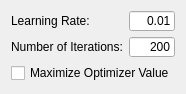
<?xml version="1.0" encoding="UTF-8"?>
<ui version="4.0">
 <class>QmitkQuaternionRigidTransformGradientDescentOptimizerControls</class>
 <widget class="QWidget" name="QmitkQuaternionRigidTransformGradientDescentOptimizerControls">
  <property name="geometry">
   <rect>
    <x>0</x>
    <y>0</y>
    <width>182</width>
    <height>94</height>
   </rect>
  </property>
  <property name="windowTitle">
   <string>Form</string>
  </property>
  <layout class="QVBoxLayout" name="verticalLayout">
   <item>
    <layout class="QHBoxLayout" name="_19">
     <item>
      <layout class="QVBoxLayout" name="_21">
       <item>
        <widget class="QLabel" name="textLabel1_3">
         <property name="font">
          <font>
           <weight>50</weight>
           <bold>false</bold>
          </font>
         </property>
         <property name="text">
          <string>Learning Rate:</string>
         </property>
         <property name="wordWrap">
          <bool>false</bool>
         </property>
        </widget>
       </item>
       <item>
        <widget class="QLabel" name="textLabel2_3">
         <property name="font">
          <font>
           <weight>50</weight>
           <bold>false</bold>
          </font>
         </property>
         <property name="text">
          <string>Number of Iterations:</string>
         </property>
         <property name="wordWrap">
          <bool>false</bool>
         </property>
        </widget>
       </item>
      </layout>
     </item>
     <item>
      <layout class="QVBoxLayout" name="_22">
       <item>
        <widget class="QLineEdit" name="m_LearningRateQuaternionRigidTransformGradientDescent">
         <property name="minimumSize">
          <size>
           <width>0</width>
           <height>20</height>
          </size>
         </property>
         <property name="font">
          <font>
           <weight>50</weight>
           <bold>false</bold>
          </font>
         </property>
         <property name="text">
          <string>0.01</string>
         </property>
         <property name="alignment">
          <set>Qt::AlignRight</set>
         </property>
        </widget>
       </item>
       <item>
        <widget class="QLineEdit" name="m_IterationsQuaternionRigidTransformGradientDescent">
         <property name="minimumSize">
          <size>
           <width>0</width>
           <height>20</height>
          </size>
         </property>
         <property name="text">
          <string>200</string>
         </property>
         <property name="alignment">
          <set>Qt::AlignRight</set>
         </property>
        </widget>
       </item>
      </layout>
     </item>
    </layout>
   </item>
   <item>
    <widget class="QCheckBox" name="m_Maximize">
     <property name="enabled">
      <bool>true</bool>
     </property>
     <property name="minimumSize">
      <size>
       <width>0</width>
       <height>20</height>
      </size>
     </property>
     <property name="font">
      <font>
       <weight>50</weight>
       <bold>false</bold>
      </font>
     </property>
     <property name="text">
      <string>Maximize Optimizer Value</string>
     </property>
    </widget>
   </item>
  </layout>
 </widget>
 <resources/>
 <connections/>
</ui>
